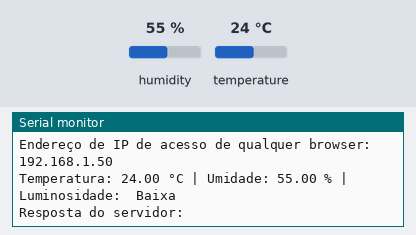
The sketch below on a simulated ESP32. Shown: the last lines printed to the serial monitor. The test bench sets the inputs (shaded band); at power-on: humidity 55 %, temperature 24 °C. WiFi joins after 1.5 s; servers stay silent unless stated; uploads are accepted with an empty reply.

Above: at 2.7 s.
2.8 s: humidity set to 22 %
At 11.91 s:
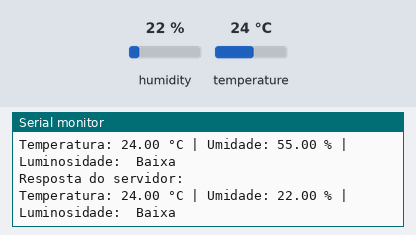
13.0 s: temperature set to 12 °C
At 23.0 s:
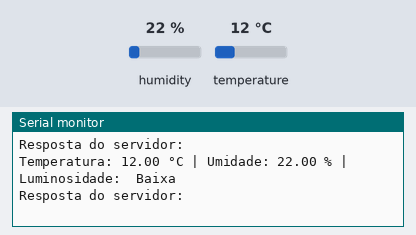
23.2 s: humidity set to 40 %
At 33.2 s:
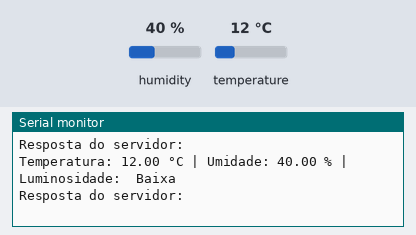
Timing chart, 0 to 34.7 s (numbered marks = the images above; inputs shaded):
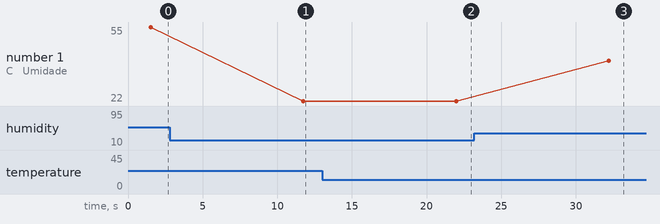

The sketch:

01-ServidorMySQL.ino
```cpp
// Inclui a biblioteca DHT para interagir com o sensor DHT11
#include "DHT.h"

// Inclui a biblioteca WiFi para permitir a comunicação Wi-Fi
#include <WiFi.h>

// Inclui a biblioteca time para permitir a captura de data e hora
#include <HTTPClient.h>

#define DHTPIN 4  //Define o pino de conexão do sensor DHT
#define DHTTYPE DHT11 // Define o tipo de sensor como DHT11

//Constantes que terão o dados da Rede WiFi
const char* ssid = "INTELBRAS";
const char* password = "Lika8081!@";

// URL do servidor PHP
const char* serverName = "http://10.0.0.187/Estacionamento/dadosSensores/inserir";

// Cria um objeto DHT com o pino e tipo especificados
DHT dht(DHTPIN, DHTTYPE);

// Variáveis para armazenar Umidade e Temperatura ambiente
float umidade, temperatura;
String luminosidade;

void setup(void){
  // Inicia a comunicação serial com uma taxa de transmissão de 115200 bps
  Serial.begin(115200);

  // Inicia a conexão Wi-Fi com as credenciais fornecidas
  WiFi.begin(ssid, password);

  // Inicializa o sensor DHT
  dht.begin();

  // Aguarda conexão Wi-Fi
  while (WiFi.status() != WL_CONNECTED) {
    delay(500);
    Serial.print(".");
  }

  Serial.println("");
  Serial.println("WiFi conectada.");
  Serial.println("Endereço de IP de acesso de qualquer browser: ");
  Serial.println(WiFi.localIP());
}

void loop(){
  temperatura = dht.readTemperature(); // Lê o valor da temperatura
  umidade = dht.readHumidity();        // Lê o valor da umidade do ar

  // Verifica se a leitura falhou
  if (isnan(temperatura) || isnan(umidade)) {
    Serial.println("Falha ao ler o DHT11");
    delay(2000);
    return;
  }

  Serial.print("Temperatura: ");
  Serial.print(temperatura);
  Serial.print(" °C | Umidade: ");
  Serial.print(umidade);
  Serial.print(" % | Luminosidade: ");
  Serial.println(" Baixa");

  if (WiFi.status() == WL_CONNECTED) {
    HTTPClient http;

    http.begin(serverName);
    http.addHeader("Content-Type", "application/x-www-form-urlencoded");

    // Cria os dados da requisição
    String httpRequestData = "temperatura=" + String(temperatura) + "&umidade=" + String(umidade)
                             + "&luminosidade=Baixa";

    int httpResponseCode = http.POST(httpRequestData);

    if (httpResponseCode > 0) {
      String resposta = http.getString();
      Serial.println("Resposta do servidor: " + resposta);
    } else {
      Serial.print("Erro no envio POST. Código: ");
      Serial.println(httpResponseCode);
    }

    http.end();
  }

  // Espera 10 segundos antes da próxima leitura
  delay(10000);
}
```

Measured:
- after the input at 2.8 s, the serial monitor: prints a new line after 9.0 s (image 1)
- after the input at 13.0 s, the serial monitor: prints a new line after 9.0 s (image 2)
- after the input at 23.2 s, the serial monitor: prints a new line after 9.0 s (image 3)
- plotted number 1: 55 → 22 after the input at 2.8 s, 22 → 40 after the input at 23.2 s
